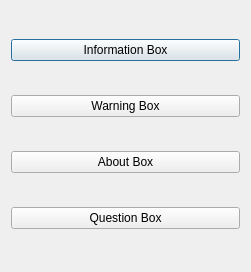
<?xml version="1.0" encoding="UTF-8"?>
<ui version="4.0">
 <class>Dialog</class>
 <widget class="QDialog" name="Dialog">
  <property name="geometry">
   <rect>
    <x>0</x>
    <y>0</y>
    <width>251</width>
    <height>272</height>
   </rect>
  </property>
  <property name="windowTitle">
   <string>Dialog</string>
  </property>
  <layout class="QHBoxLayout" name="horizontalLayout">
   <item>
    <layout class="QVBoxLayout" name="verticalLayout">
     <item>
      <widget class="QPushButton" name="pushButton">
       <property name="text">
        <string>Information Box</string>
       </property>
      </widget>
     </item>
     <item>
      <widget class="QPushButton" name="pushButton_2">
       <property name="text">
        <string>Warning Box</string>
       </property>
      </widget>
     </item>
     <item>
      <widget class="QPushButton" name="pushButton_4">
       <property name="text">
        <string>About Box</string>
       </property>
      </widget>
     </item>
     <item>
      <widget class="QPushButton" name="pushButton_3">
       <property name="text">
        <string>Question Box</string>
       </property>
      </widget>
     </item>
    </layout>
   </item>
  </layout>
 </widget>
 <resources/>
 <connections/>
</ui>
